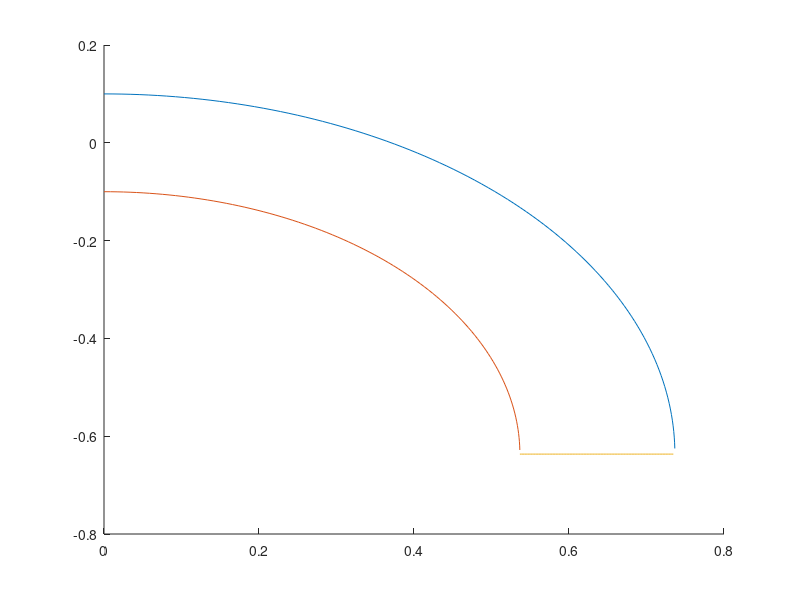

Here is the MATLAB script that generated this plot:
%Written For: Script to Plot deformed beam in Solid's HW 3 (MANE6170HW3)
%Written By: Justin Clough
%Written On: 9/24/2016

%Prep workspace
clear
clc
close all

%initilize variables
L=1;
h=L/5;

%Construct Top Edge
x1min=0;
x1max=L;
dx1=L/100;

for i=1:(x1max-x1min)/dx1
    x1(i)=x1min+(i-1)*dx1;
    x2(i)=h/2;
    y1(i)=(2*L/pi+x2(i))*sin(pi*x1(i)/(2*L));
    y2(i)=-(2*L/pi-(2*L/pi+x2(i))*cos(pi*x1(i)/(2*L)));
end

hold on
plot(y1,y2)
clear x1 i

%Construct Bottom Edge
for i=1:(x1max-x1min)/dx1
    x1(i)=x1min+(i-1)*dx1;
    x2(i)=-h/2;
    y1B(i)=(2*L/pi+x2(i))*sin(pi*x1(i)/(2*L));
    y2B(i)=-(2*L/pi-(2*L/pi+x2(i))*cos(pi*x1(i)/(2*L)));
end

plot(y1B,y2B)

%Construct End Edge
x2min=-h/2;
x2max=h/2;
dx2=h/100

for i=1:(x2max-x2min)/dx2
    x1(i)=x1max;
    x2(i)=x2min+(i-1)*dx2;
    y1E(i)=(2*L/pi+x2(i))*sin(pi*x1(i)/(2*L));
    y2E(i)=-(2*L/pi-(2*L/pi+x2(i))*cos(pi*x1(i)/(2*L)));
end

plot(y1E,y2E)















